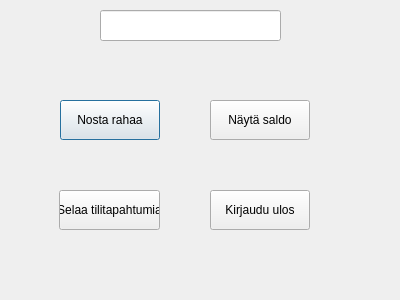
<?xml version="1.0" encoding="UTF-8"?>
<ui version="4.0">
 <class>pankkimenu</class>
 <widget class="QDialog" name="pankkimenu">
  <property name="geometry">
   <rect>
    <x>0</x>
    <y>0</y>
    <width>400</width>
    <height>300</height>
   </rect>
  </property>
  <property name="windowTitle">
   <string>Dialog</string>
  </property>
  <widget class="QLineEdit" name="lineEdit">
   <property name="geometry">
    <rect>
     <x>100</x>
     <y>10</y>
     <width>181</width>
     <height>31</height>
    </rect>
   </property>
  </widget>
  <widget class="QPushButton" name="btnNosta">
   <property name="geometry">
    <rect>
     <x>60</x>
     <y>100</y>
     <width>100</width>
     <height>40</height>
    </rect>
   </property>
   <property name="text">
    <string>Nosta rahaa</string>
   </property>
  </widget>
  <widget class="QPushButton" name="btnNayta">
   <property name="geometry">
    <rect>
     <x>210</x>
     <y>100</y>
     <width>100</width>
     <height>40</height>
    </rect>
   </property>
   <property name="text">
    <string>Näytä saldo</string>
   </property>
  </widget>
  <widget class="QPushButton" name="btnLogout">
   <property name="geometry">
    <rect>
     <x>210</x>
     <y>190</y>
     <width>100</width>
     <height>40</height>
    </rect>
   </property>
   <property name="text">
    <string>Kirjaudu ulos</string>
   </property>
  </widget>
  <widget class="QPushButton" name="btnSelaa">
   <property name="geometry">
    <rect>
     <x>59</x>
     <y>190</y>
     <width>101</width>
     <height>40</height>
    </rect>
   </property>
   <property name="text">
    <string>Selaa tilitapahtumia</string>
   </property>
  </widget>
 </widget>
 <resources/>
 <connections/>
</ui>
